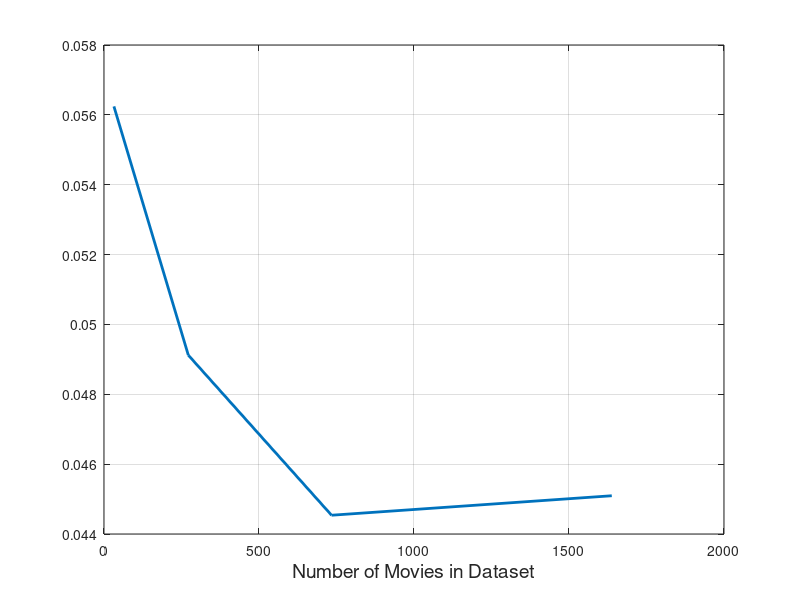

This chart was generated by the following MATLAB code: (Note: this script raises an error after producing the figure.)
%% All measurements are for B003 (Baseline)
data_points = [];

%% Performance Analysis 100k full
num_cycles = 377602017046; % CPU_CLK_UNHALTED.REF_TSC
num_messages = 537756;
% number of flops = FP_COMP_OPS_EXE.SSE_SCALAR_DOUBLE +
%                   FP_COMP_OPS_EXE.SSE_SCALAR_SINGLE + 
%                   FP_COMP_OPS_EXE.X87
num_flops = 14364021546 + 0 + 2664003996;
runtime = 114.685; % seconds
bandwidth_sec = 1.156; % GB/s

flops_cycle = num_flops/num_cycles;
data_points = [data_points; 1638, flops_cycle];

%% Performance Analysis u1
num_cycles = 351542527313; % CPU_CLK_UNHALTED.REF_TSC
num_messages = 442075;
% number of flops = FP_COMP_OPS_EXE.SSE_SCALAR_DOUBLE +
%                   FP_COMP_OPS_EXE.SSE_SCALAR_SINGLE + 
%                   FP_COMP_OPS_EXE.X87
num_flops = 13794020691 + 0 + 2364003546;
runtime = 106.770; % seconds
bandwidth_sec = 1.411; % GB/s

flops_cycle = num_flops/num_cycles;
% do not include in plot since it's basically the same as 100k
% data_points = [data_points; 1683, flops_cycle];

%% Performance Analysis [dataset user 405] 734 movies, user 405
num_cycles = 234140351210; % CPU_CLK_UNHALTED.REF_TSC
num_messages = 330576;
% number of flops = FP_COMP_OPS_EXE.SSE_SCALAR_DOUBLE +
%                   FP_COMP_OPS_EXE.SSE_SCALAR_SINGLE + 
%                   FP_COMP_OPS_EXE.X87
num_flops = 8928013392 + 0 + 1500002250;
runtime = 71.113; % seconds
bandwidth_sec = 1.153; % GB/s

flops_cycle = num_flops/num_cycles;
data_points = [data_points; 734, flops_cycle];

%% Performance Analysis [dataset 512] 272 movies, user 1-10
num_cycles = 1553744330613; % CPU_CLK_UNHALTED.REF_TSC
num_messages = 2000409;
% number of flops = FP_COMP_OPS_EXE.SSE_SCALAR_DOUBLE +
%                   FP_COMP_OPS_EXE.SSE_SCALAR_SINGLE + 
%                   FP_COMP_OPS_EXE.X87
num_flops = 66078099117 + 0 + 10242015363;
runtime = 471.622; % seconds
bandwidth_sec = 0.988; % GB/s

flops_cycle = num_flops/num_cycles;
data_points = [data_points; 272, flops_cycle];

%% Performance Analysis 32 movies, user 1-10
num_cycles = 72650108975; % CPU_CLK_UNHALTED.REF_TSC
num_messages = 163805;
% number of flops = FP_COMP_OPS_EXE.SSE_SCALAR_DOUBLE +
%                   FP_COMP_OPS_EXE.SSE_SCALAR_SINGLE + 
%                   FP_COMP_OPS_EXE.X87
num_flops = 3708005562 + 0 + 378000567;
runtime = 22.065; % seconds
bandwidth_sec = 0.567; % GB/s

flops_cycle = num_flops/num_cycles;
data_points = [data_points; 32, flops_cycle];
%% Plotting
plot(data_points(:,1), data_points(:,2), 'LineWidth',2);
hold on; grid on;

fontsize = 14;
%title('Baseline Performance for different Numbers of Movies', 'fontsize', fontsize);
xlabel('Number of Movies in Dataset', 'fontsize', fontsize)
y = ylabel('Performance [flops/cycle]', 'fontsize', fontsize,'rot', 0);
set(y, 'position', [500,0.0583,0]);
set(gca,'XTick',[32, 272, 734, 1638]);
set(gca,'fontsize', fontsize);
print(gcf, '-r150', 'performance_baseline.png', '-dpng');
saveas(gcf,'perf_baseline', 'pdf');
